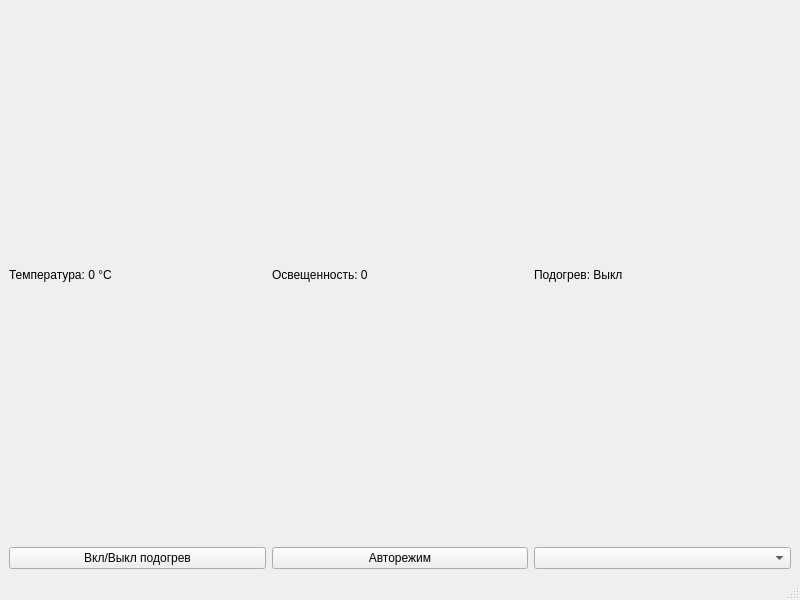
<?xml version="1.0" encoding="UTF-8"?>
<ui version="4.0">
 <class>MainWindow</class>
 <widget class="QMainWindow" name="MainWindow">
  <property name="geometry">
   <rect>
    <x>0</x>
    <y>0</y>
    <width>800</width>
    <height>600</height>
   </rect>
  </property>
  <property name="windowTitle">
   <string>MainWindow</string>
  </property>
  <widget class="QWidget" name="centralwidget">
   <layout class="QGridLayout" name="gridLayout">
    <item row="0" column="1">
     <widget class="QLabel" name="lightLabel">
      <property name="text">
       <string>Освещенность: 0</string>
      </property>
     </widget>
    </item>
    <item row="0" column="0">
     <widget class="QLabel" name="temperatureLabel">
      <property name="text">
       <string>Температура: 0 °C</string>
      </property>
     </widget>
    </item>
    <item row="4" column="2">
     <widget class="QComboBox" name="comPortComboBox"/>
    </item>
    <item row="0" column="2">
     <widget class="QLabel" name="heatingLabel">
      <property name="text">
       <string>Подогрев: Выкл</string>
      </property>
     </widget>
    </item>
    <item row="4" column="1">
     <widget class="QPushButton" name="autoModeButton">
      <property name="text">
       <string>Авторежим</string>
      </property>
     </widget>
    </item>
    <item row="4" column="0">
     <widget class="QPushButton" name="manualToggleButton">
      <property name="text">
       <string>Вкл/Выкл подогрев</string>
      </property>
     </widget>
    </item>
    <item row="5" column="0" colspan="3">
    </item>
   </layout>
  </widget>
  <widget class="QMenuBar" name="menubar">
   <property name="geometry">
    <rect>
     <x>0</x>
     <y>0</y>
     <width>800</width>
     <height>20</height>
    </rect>
   </property>
  </widget>
  <widget class="QStatusBar" name="statusbar"/>
 </widget>
 <resources/>
 <connections/>
</ui>
